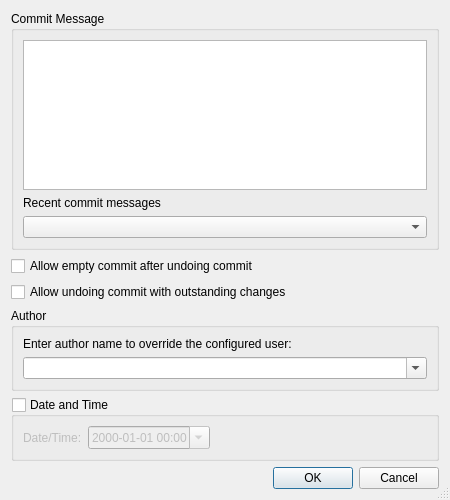
<?xml version="1.0" encoding="UTF-8"?>
<ui version="4.0">
 <class>HgUncommitDialog</class>
 <widget class="QDialog" name="HgUncommitDialog">
  <property name="geometry">
   <rect>
    <x>0</x>
    <y>0</y>
    <width>450</width>
    <height>500</height>
   </rect>
  </property>
  <property name="windowTitle">
   <string>Undo Local Commit</string>
  </property>
  <property name="sizeGripEnabled">
   <bool>true</bool>
  </property>
  <layout class="QVBoxLayout" name="verticalLayout_3">
   <item>
    <widget class="QGroupBox" name="logGroup">
     <property name="title">
      <string>Commit Message</string>
     </property>
     <layout class="QVBoxLayout" name="verticalLayout">
      <item>
       <widget class="EricSpellCheckedTextEdit" name="logEdit">
        <property name="toolTip">
         <string>Enter the log message.</string>
        </property>
        <property name="whatsThis">
         <string>&lt;b&gt;Log Message&lt;/b&gt;
&lt;p&gt;Enter the log message for the uncommit action.&lt;/p&gt;</string>
        </property>
        <property name="tabChangesFocus">
         <bool>true</bool>
        </property>
        <property name="acceptRichText">
         <bool>false</bool>
        </property>
       </widget>
      </item>
      <item>
       <widget class="QLabel" name="label">
        <property name="text">
         <string>Recent commit messages</string>
        </property>
       </widget>
      </item>
      <item>
       <widget class="QComboBox" name="recentComboBox">
        <property name="toolTip">
         <string>Select a recent commit message to use</string>
        </property>
       </widget>
      </item>
     </layout>
    </widget>
   </item>
   <item>
    <widget class="QCheckBox" name="keepCheckBox">
     <property name="toolTip">
      <string>Select to allow an empty commit after undoing it.</string>
     </property>
     <property name="text">
      <string>Allow empty commit after undoing commit</string>
     </property>
    </widget>
   </item>
   <item>
    <widget class="QCheckBox" name="allowDirtyCheckBox">
     <property name="toolTip">
      <string>Select to allow undoing the commit with outstanding changes.</string>
     </property>
     <property name="text">
      <string>Allow undoing commit with outstanding changes</string>
     </property>
    </widget>
   </item>
   <item>
    <widget class="QGroupBox" name="groupBox">
     <property name="title">
      <string>Author</string>
     </property>
     <layout class="QVBoxLayout" name="verticalLayout_2">
      <item>
       <widget class="QLabel" name="label_3">
        <property name="text">
         <string>Enter author name to override the configured user:</string>
        </property>
        <property name="wordWrap">
         <bool>true</bool>
        </property>
       </widget>
      </item>
      <item>
       <widget class="QComboBox" name="authorComboBox">
        <property name="toolTip">
         <string>Enter an author name in order to override the configured one</string>
        </property>
        <property name="editable">
         <bool>true</bool>
        </property>
       </widget>
      </item>
     </layout>
    </widget>
   </item>
   <item>
    <widget class="QGroupBox" name="dateTimeGroup">
     <property name="toolTip">
      <string>Select to give date and time information</string>
     </property>
     <property name="title">
      <string>Date and Time</string>
     </property>
     <property name="checkable">
      <bool>true</bool>
     </property>
     <property name="checked">
      <bool>false</bool>
     </property>
     <layout class="QGridLayout" name="gridLayout_2">
      <item row="0" column="2">
       <spacer name="horizontalSpacer">
        <property name="orientation">
         <enum>Qt::Orientation::Horizontal</enum>
        </property>
        <property name="sizeHint" stdset="0">
         <size>
          <width>241</width>
          <height>20</height>
         </size>
        </property>
       </spacer>
      </item>
      <item row="0" column="0">
       <widget class="QLabel" name="label_4">
        <property name="text">
         <string>Date/Time:</string>
        </property>
       </widget>
      </item>
      <item row="0" column="1">
       <widget class="QDateTimeEdit" name="dateTimeEdit">
        <property name="toolTip">
         <string>Enter the date and time to be used</string>
        </property>
        <property name="displayFormat">
         <string notr="true">yyyy-MM-dd hh:mm</string>
        </property>
        <property name="calendarPopup">
         <bool>true</bool>
        </property>
       </widget>
      </item>
     </layout>
    </widget>
   </item>
   <item>
    <widget class="QDialogButtonBox" name="buttonBox">
     <property name="orientation">
      <enum>Qt::Orientation::Horizontal</enum>
     </property>
     <property name="standardButtons">
      <set>QDialogButtonBox::StandardButton::Cancel|QDialogButtonBox::StandardButton::Ok</set>
     </property>
    </widget>
   </item>
  </layout>
 </widget>
 <customwidgets>
  <customwidget>
   <class>EricSpellCheckedTextEdit</class>
   <extends>QTextEdit</extends>
   <header>eric7/EricWidgets/EricSpellCheckedTextEdit.h</header>
  </customwidget>
 </customwidgets>
 <tabstops>
  <tabstop>logEdit</tabstop>
  <tabstop>recentComboBox</tabstop>
  <tabstop>keepCheckBox</tabstop>
  <tabstop>allowDirtyCheckBox</tabstop>
  <tabstop>authorComboBox</tabstop>
  <tabstop>dateTimeGroup</tabstop>
  <tabstop>dateTimeEdit</tabstop>
 </tabstops>
 <resources/>
 <connections>
  <connection>
   <sender>buttonBox</sender>
   <signal>accepted()</signal>
   <receiver>HgUncommitDialog</receiver>
   <slot>accept()</slot>
   <hints>
    <hint type="sourcelabel">
     <x>248</x>
     <y>254</y>
    </hint>
    <hint type="destinationlabel">
     <x>157</x>
     <y>274</y>
    </hint>
   </hints>
  </connection>
  <connection>
   <sender>buttonBox</sender>
   <signal>rejected()</signal>
   <receiver>HgUncommitDialog</receiver>
   <slot>reject()</slot>
   <hints>
    <hint type="sourcelabel">
     <x>316</x>
     <y>260</y>
    </hint>
    <hint type="destinationlabel">
     <x>286</x>
     <y>274</y>
    </hint>
   </hints>
  </connection>
 </connections>
</ui>
